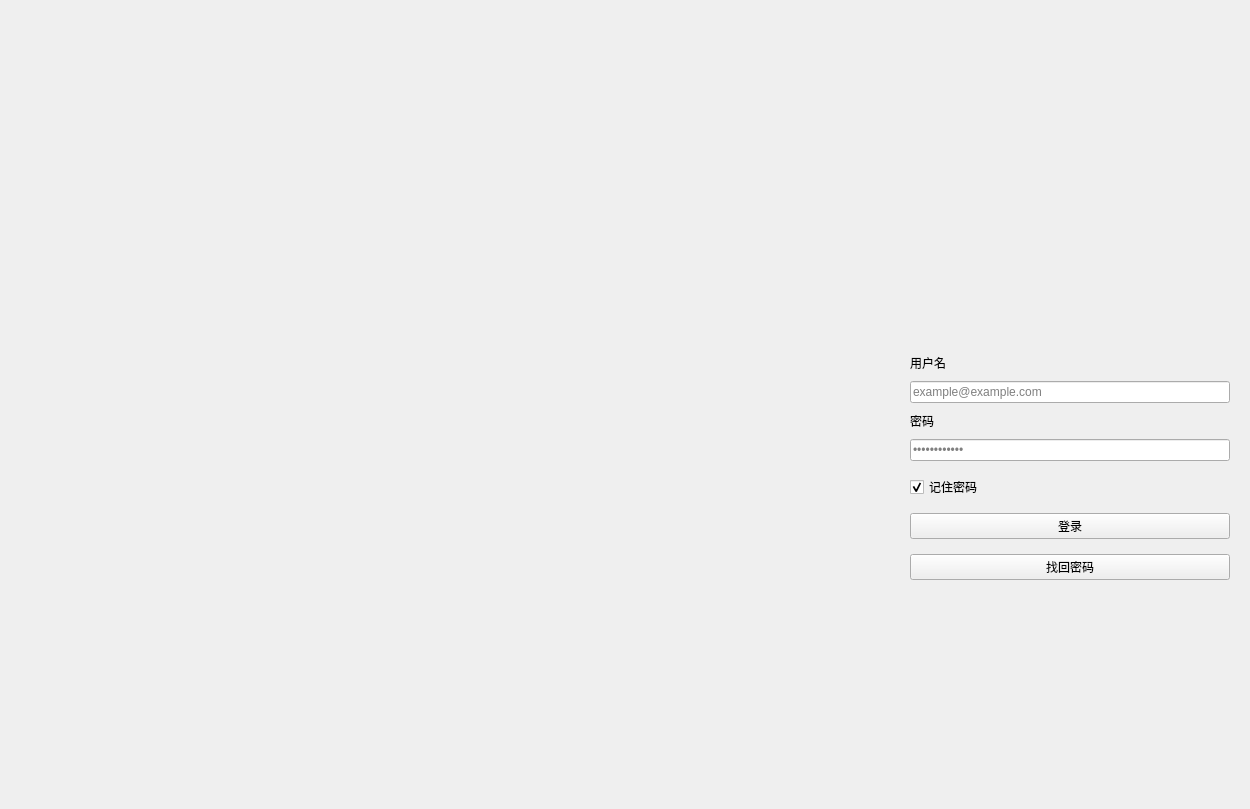
<?xml version="1.0" encoding="UTF-8"?>
<ui version="4.0">
 <class>Form</class>
 <widget class="QWidget" name="Form">
  <property name="geometry">
   <rect>
    <x>0</x>
    <y>0</y>
    <width>1250</width>
    <height>809</height>
   </rect>
  </property>
  <property name="minimumSize">
   <size>
    <width>700</width>
    <height>500</height>
   </size>
  </property>
  <property name="windowTitle">
   <string>Form</string>
  </property>
  <layout class="QHBoxLayout" name="horizontalLayout">
   <property name="spacing">
    <number>0</number>
   </property>
   <property name="leftMargin">
    <number>0</number>
   </property>
   <property name="topMargin">
    <number>0</number>
   </property>
   <property name="rightMargin">
    <number>0</number>
   </property>
   <property name="bottomMargin">
    <number>0</number>
   </property>
   <item>
    <widget class="QLabel" name="background">
     <property name="text">
      <string/>
     </property>
     <property name="pixmap">
      <pixmap resource="../resource.qrc">:/images/background.jpg</pixmap>
     </property>
     <property name="scaledContents">
      <bool>true</bool>
     </property>
    </widget>
   </item>
   <item>
    <widget class="QWidget" name="widget" native="true">
     <property name="sizePolicy">
      <sizepolicy hsizetype="Preferred" vsizetype="Preferred">
       <horstretch>0</horstretch>
       <verstretch>0</verstretch>
      </sizepolicy>
     </property>
     <property name="minimumSize">
      <size>
       <width>360</width>
       <height>0</height>
      </size>
     </property>
     <property name="maximumSize">
      <size>
       <width>360</width>
       <height>16777215</height>
      </size>
     </property>
     <property name="styleSheet">
      <string notr="true">QLabel{
	font: 13px 'Microsoft YaHei'
}</string>
     </property>
     <layout class="QVBoxLayout" name="verticalLayout_2">
      <property name="spacing">
       <number>9</number>
      </property>
      <property name="leftMargin">
       <number>20</number>
      </property>
      <property name="topMargin">
       <number>20</number>
      </property>
      <property name="rightMargin">
       <number>20</number>
      </property>
      <property name="bottomMargin">
       <number>20</number>
      </property>
      <item>
       <spacer name="verticalSpacer">
        <property name="orientation">
         <enum>Qt::Vertical</enum>
        </property>
        <property name="sizeHint" stdset="0">
         <size>
          <width>20</width>
          <height>40</height>
         </size>
        </property>
       </spacer>
      </item>
      <item alignment="Qt::AlignHCenter">
       <widget class="QLabel" name="AppHeader">
        <property name="enabled">
         <bool>true</bool>
        </property>
        <property name="sizePolicy">
         <sizepolicy hsizetype="Preferred" vsizetype="Expanding">
          <horstretch>0</horstretch>
          <verstretch>0</verstretch>
         </sizepolicy>
        </property>
        <property name="minimumSize">
         <size>
          <width>100</width>
          <height>100</height>
         </size>
        </property>
        <property name="maximumSize">
         <size>
          <width>100</width>
          <height>100</height>
         </size>
        </property>
        <property name="text">
         <string/>
        </property>
        <property name="pixmap">
         <pixmap resource="../resource.qrc">:/images/logo.png</pixmap>
        </property>
        <property name="scaledContents">
         <bool>true</bool>
        </property>
       </widget>
      </item>
      <item>
       <spacer name="verticalSpacer_3">
        <property name="orientation">
         <enum>Qt::Vertical</enum>
        </property>
        <property name="sizeType">
         <enum>QSizePolicy::Fixed</enum>
        </property>
        <property name="sizeHint" stdset="0">
         <size>
          <width>20</width>
          <height>15</height>
         </size>
        </property>
       </spacer>
      </item>
      <item>
       <widget class="QLabel" name="label_5">
        <property name="text">
         <string>用户名</string>
        </property>
       </widget>
      </item>
      <item>
       <widget class="LineEdit" name="lineEdit_3">
        <property name="placeholderText">
         <string>example@example.com</string>
        </property>
        <property name="clearButtonEnabled">
         <bool>true</bool>
        </property>
       </widget>
      </item>
      <item>
       <widget class="QLabel" name="label_6">
        <property name="text">
         <string>密码</string>
        </property>
       </widget>
      </item>
      <item>
       <widget class="LineEdit" name="lineEdit_4">
        <property name="echoMode">
         <enum>QLineEdit::Password</enum>
        </property>
        <property name="placeholderText">
         <string>••••••••••••</string>
        </property>
        <property name="clearButtonEnabled">
         <bool>true</bool>
        </property>
       </widget>
      </item>
      <item>
       <spacer name="verticalSpacer_5">
        <property name="orientation">
         <enum>Qt::Vertical</enum>
        </property>
        <property name="sizeType">
         <enum>QSizePolicy::Fixed</enum>
        </property>
        <property name="sizeHint" stdset="0">
         <size>
          <width>20</width>
          <height>5</height>
         </size>
        </property>
       </spacer>
      </item>
      <item>
       <widget class="CheckBox" name="rememberMyPassword">
        <property name="text">
         <string>记住密码</string>
        </property>
        <property name="checked">
         <bool>true</bool>
        </property>
       </widget>
      </item>
      <item>
       <spacer name="verticalSpacer_4">
        <property name="orientation">
         <enum>Qt::Vertical</enum>
        </property>
        <property name="sizeType">
         <enum>QSizePolicy::Fixed</enum>
        </property>
        <property name="sizeHint" stdset="0">
         <size>
          <width>20</width>
          <height>5</height>
         </size>
        </property>
       </spacer>
      </item>
      <item>
       <widget class="PrimaryPushButton" name="submit">
        <property name="text">
         <string>登录</string>
        </property>
       </widget>
      </item>
      <item>
       <spacer name="verticalSpacer_6">
        <property name="orientation">
         <enum>Qt::Vertical</enum>
        </property>
        <property name="sizeType">
         <enum>QSizePolicy::Fixed</enum>
        </property>
        <property name="sizeHint" stdset="0">
         <size>
          <width>20</width>
          <height>6</height>
         </size>
        </property>
       </spacer>
      </item>
      <item>
       <widget class="HyperlinkButton" name="pushButton_2">
        <property name="text">
         <string>找回密码</string>
        </property>
       </widget>
      </item>
      <item>
       <spacer name="verticalSpacer_2">
        <property name="orientation">
         <enum>Qt::Vertical</enum>
        </property>
        <property name="sizeHint" stdset="0">
         <size>
          <width>20</width>
          <height>40</height>
         </size>
        </property>
       </spacer>
      </item>
     </layout>
    </widget>
   </item>
  </layout>
 </widget>
 <customwidgets>
  <customwidget>
   <class>LineEdit</class>
   <extends>QLineEdit</extends>
   <header>qfluentwidgets</header>
  </customwidget>
  <customwidget>
   <class>CheckBox</class>
   <extends>QCheckBox</extends>
   <header>qfluentwidgets</header>
  </customwidget>
  <customwidget>
   <class>PrimaryPushButton</class>
   <extends>QPushButton</extends>
   <header>qfluentwidgets</header>
  </customwidget>
  <customwidget>
   <class>HyperlinkButton</class>
   <extends>QPushButton</extends>
   <header>qfluentwidgets</header>
  </customwidget>
 </customwidgets>
 <resources>
  <include location="../resource.qrc"/>
 </resources>
 <connections/>
</ui>
